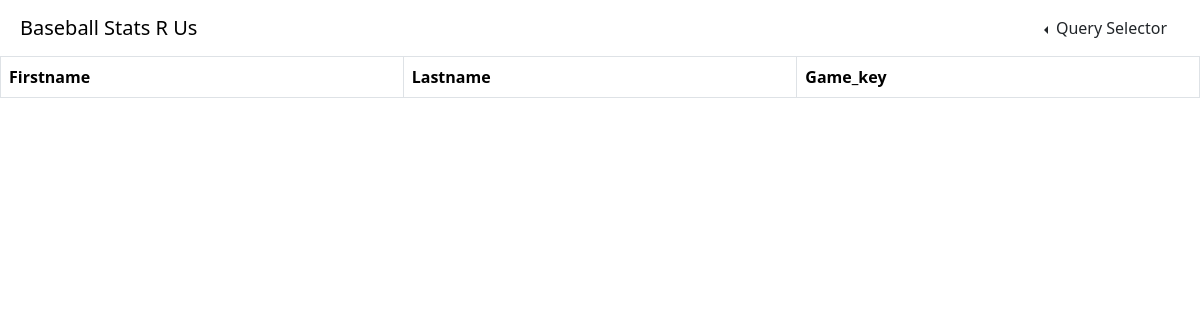
/Q6.html, run on an earlier commit of the app's database.
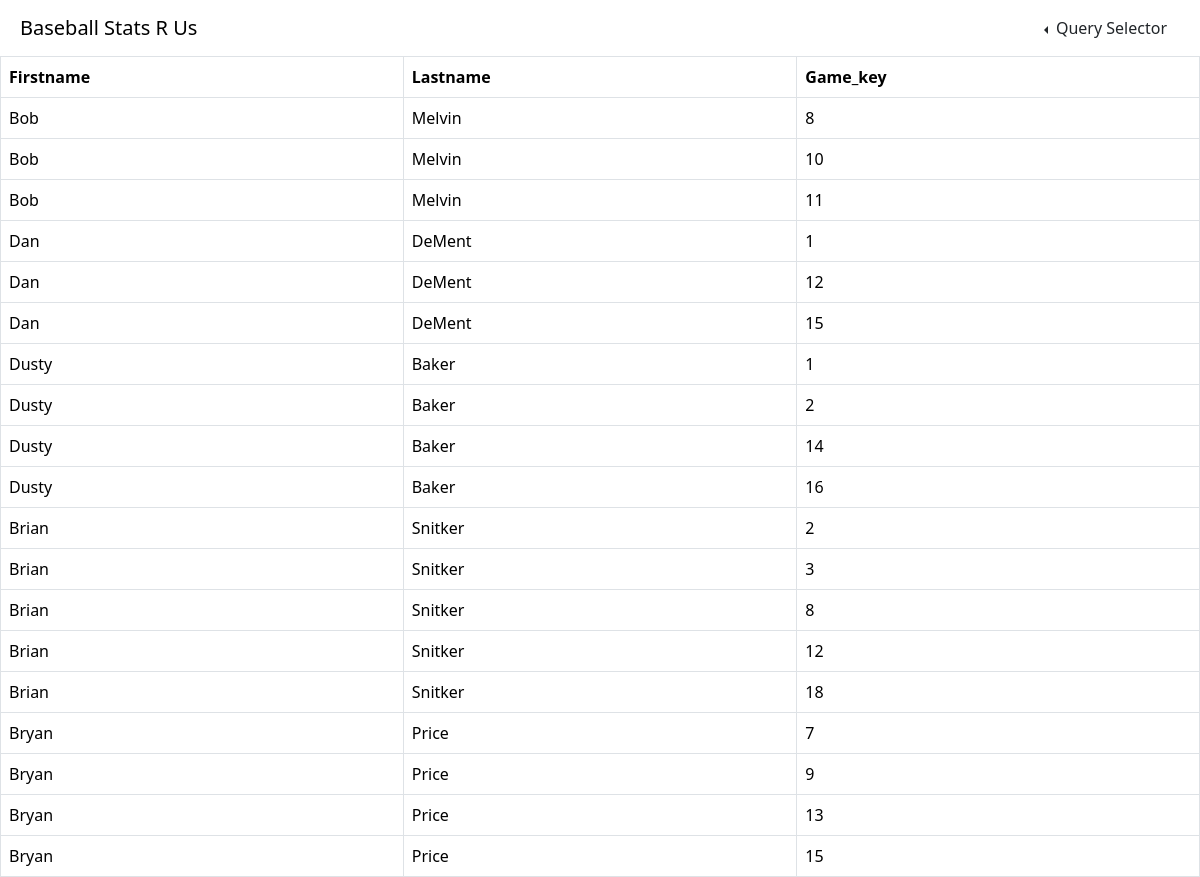
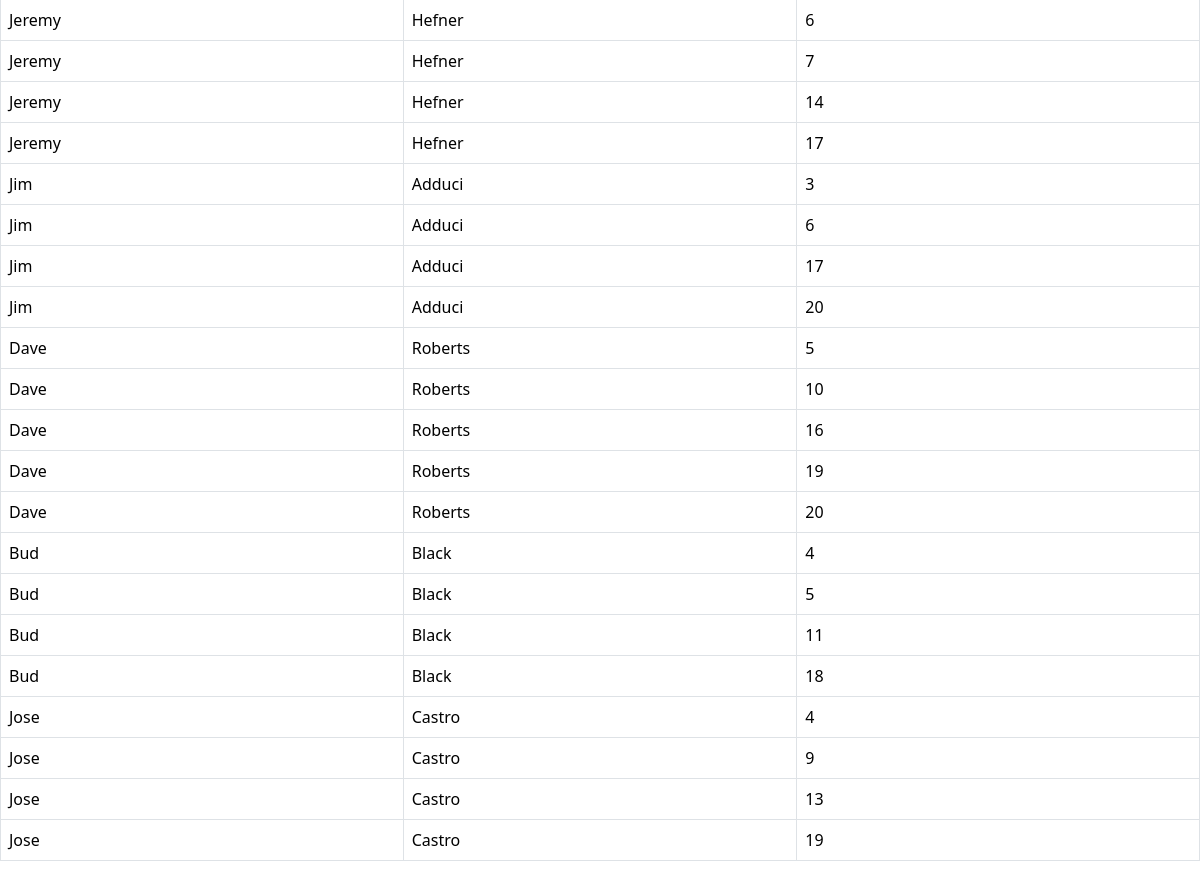
And on a later commit of the database (2 pictures, top to bottom).
### tables this page shows
CREATE TABLE coaches (
    c_coach_key decimal(3,0) not null,
    c_coach_firstname varchar(25) not null,
    c_coach_lastname varchar(25) not null,
    c_coach_age decimal(3,0) not null
);

CREATE TABLE games(
    g_game_key decimal(3,0) not null,
    g_team_key_home decimal(3,0) not null,
    g_team_key_away decimal(3,0) not null,
    g_stadium_key decimal(3,0) not null,
    g_season_key decimal(3,0) not null,
    g_score varchar(10) not null
);

### flask_app.py (the view)
@app.route('/Q6.html')
def index_Q6():
    conn = get_conn(db)
    cursor = conn.cursor()
    sql_file_path = 'sql/Queries/query7.sql'
    execute_query_from_file(sql_file_path, cursor)
    results = cursor.fetchall()
    close_conn(conn)
    return render_template('Q6.html', results=results)

### flask_app.py (called while the page is built)
def get_conn(_db):
    conn = None
    try:
        conn = sqlite3.connect(_db)
    except Error as e:
        print(e)
    return conn

def close_conn(_conn):
    try:
        _conn.close()
    except Error as e:
        print(e)
    return

def execute_query_from_file(file_path, cursor):
    with open(file_path, 'r') as file:
        sql_query = file.read()
        cursor.execute(sql_query)

### templates/Q6.html (shortened to what this page needs)
<!DOCTYPE html>
<html>
    <head>
        <link href="https://cdn.jsdelivr.net/npm/bootstrap@5.3.2/dist/css/bootstrap.min.css" rel="stylesheet">
        <link href="{{url_for('static', filename='assets/css/custom.css')}}" rel="stylesheet">
    </head>
    <body>
    <header>
        <nav class="navbar">
            <div class="container-fluid">
                <span class="navbar-brand ms-2">Baseball Stats R Us</span>
                <ul class="navbar-nav me-2">
                    <li class="nav-item dropstart">
                        <button class="btn dropdown-toggle" data-bs-toggle="dropdown">
                            Query Selector
                        </button>
                    </li>
                </ul>
            </div>
        </nav>
    </header>
    <div class="table-responsive" id="results">
        <table class="table table-bordered">
            <tr>
                <th>Firstname</th>
                <th>Lastname</th>
                <th>Game_key</th>
            </tr>
            {%for column in results%}
                <tr>
                    <td>{{column[0]}}</td>
                    <td>{{column[1]}}</td>
                    <td>{{column[2]}}</td>
                </tr>
            {%endfor%}
        </table>
    </div>
    </body>
</html>

What changed in the data, as far as the page shows it:
added coaches: c_coach_firstname "Bob", c_coach_lastname "Melvin", g_game_key "8", g_game_key "10", g_game_key "11"
added coaches: c_coach_firstname "Dan", c_coach_lastname "DeMent", g_game_key "1", g_game_key "12", g_game_key "15"
added coaches: c_coach_firstname "Dusty", c_coach_lastname "Baker", g_game_key "1", g_game_key "2", g_game_key "14", g_game_key "16"
added coaches: c_coach_firstname "Brian", c_coach_lastname "Snitker", g_game_key "2", g_game_key "3", g_game_key "8", g_game_key "12", g_game_key "18"
added coaches: c_coach_firstname "Bryan", c_coach_lastname "Price", g_game_key "7", g_game_key "9", g_game_key "13", g_game_key "15"
added coaches: c_coach_firstname "Jeremy", c_coach_lastname "Hefner", g_game_key "6", g_game_key "7", g_game_key "14", g_game_key "17"
added coaches: c_coach_firstname "Jim", c_coach_lastname "Adduci", g_game_key "3", g_game_key "6", g_game_key "17", g_game_key "20"
added coaches: c_coach_firstname "Dave", c_coach_lastname "Roberts", g_game_key "5", g_game_key "10", g_game_key "16", g_game_key "19", g_game_key "20"
added coaches: c_coach_firstname "Bud", c_coach_lastname "Black", g_game_key "4", g_game_key "5", g_game_key "11", g_game_key "18"
added coaches: c_coach_firstname "Jose", c_coach_lastname "Castro", g_game_key "4", g_game_key "9", g_game_key "13", g_game_key "19"
